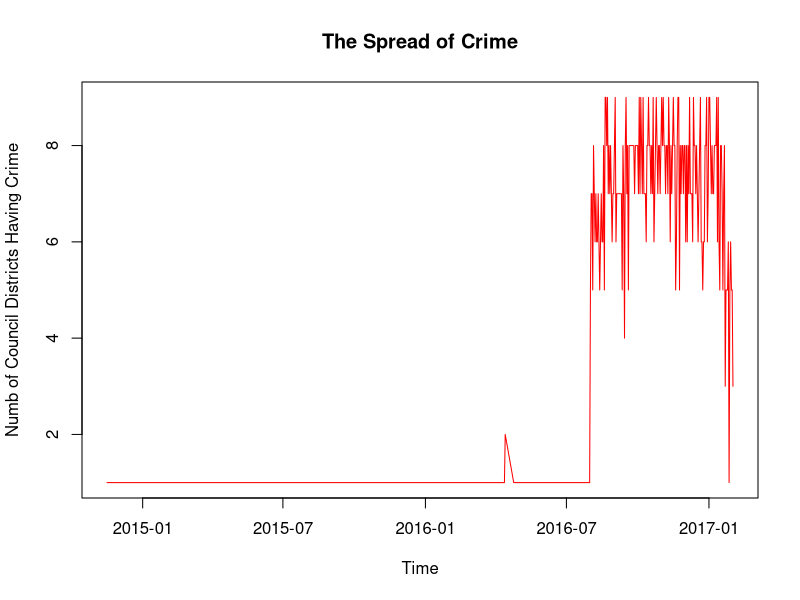

Reproduce this figure in R.
#Read data
dat <- read.csv("ArrestMini.csv")
dat<-na.omit(dat)
names(dat)

#Make new variables "DATE" dan "TIME" from variable "ARRESTTIME"
library(tidyr)
library(dplyr)
dat1 <- dat %>% 
  separate(ARRESTTIME, c('DATE', 'TIME'), sep = 'T')

#Aggregate by case

Arrest_Daily <- dat1 %>%
  group_by(DATE) %>%
  summarize(CASES = n(), NUM_COUNCIL = n_distinct(COUNCIL_DISTRICT)) %>%
  arrange(DATE)

View(Arrest_Daily)

#Plot

rdate <- as.Date(Arrest_Daily$DATE, "%Y-%m-%d")
plot(Arrest_Daily$NUM_COUNCIL~rdate, type="l", col="red", xlab="Time",ylab="Numb of Council Districts Having Crime", main="The Spread of Crime", lwd=1)
